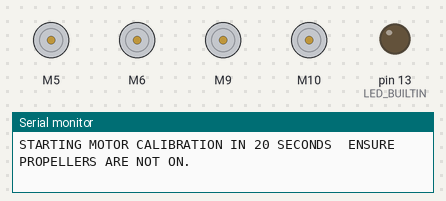
Recording of a sketch running on a simulated Arduino Uno, built with avr-gcc and run on an emulated ATmega328P. On the bench: 4 × DC motor (green arrow = forward, orange = backward, longer = faster), output pins drawn as LEDs (lit = HIGH), the last lines printed to the serial monitor.

Above: at 0.1 s.
At 23.1 s:
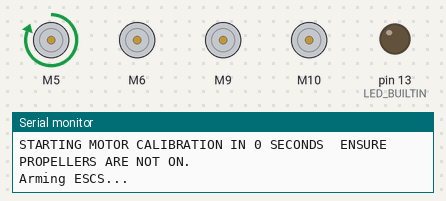
At 40.1 s:
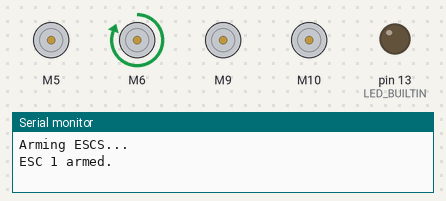
At 57.1 s:
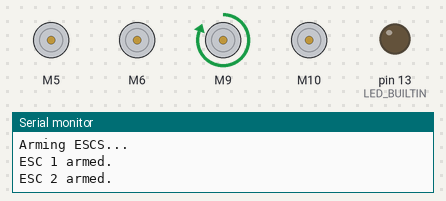
At 74.1 s:
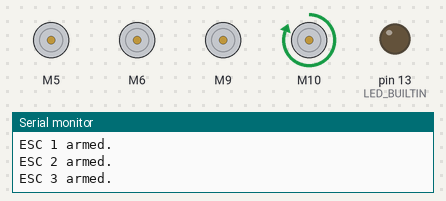
Timing chart, 0 to 83.5 s (numbered marks = the images above):
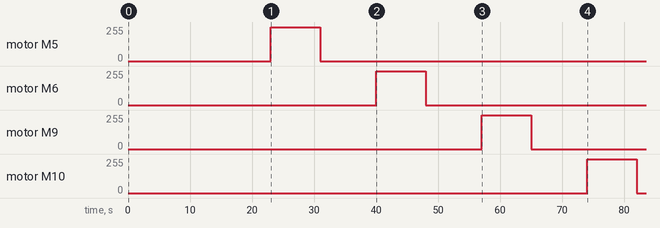

The sketch:

ESCMotorTest.ino
```cpp
#include "ESC.h"
#include "Wire.h"

/* ESC & MOTOR control vars */

#define MOTOR_1_PWM (5)
#define MOTOR_2_PWM (6)
#define MOTOR_3_PWM (9)
#define MOTOR_4_PWM (10)

int motorPins[] = { 5, 6, 9, 10 };

#define SPEED_MIN (1000)
#define SPEED_MAX (1800)
#define ESC_STOP (500)
#define MIN_ARM_TIME (500)

ESC m1_esc(MOTOR_1_PWM, SPEED_MIN, SPEED_MAX, MIN_ARM_TIME);
ESC m2_esc(MOTOR_2_PWM, SPEED_MIN, SPEED_MAX, MIN_ARM_TIME);
ESC m3_esc(MOTOR_3_PWM, SPEED_MIN, SPEED_MAX, MIN_ARM_TIME);
ESC m4_esc(MOTOR_4_PWM, SPEED_MIN, SPEED_MAX, MIN_ARM_TIME);


ESC motorESCs[] = { m1_esc, m2_esc, m3_esc, m4_esc };
int oESC;

// motor input values
float motor_one_speed, motor_two_speed, motor_three_speed, motor_four_speed;
#define MIN_THROTTLE (1180)
#define MAX_THROTTLE (1800)
#define MOTOR_CONSTANT (5)  // (7)
bool stopMotors = false;

/* Quadcopter Motor Layout

   (M4)   (Front-X)   (M1)
      \\            //
       \\   ----   //
         |        |
(Left-Y) |  (Z)   |   (Right)
         |        |
       //   ----   \\
      //            \\
   (M3)   (Back)   (M2)

   M1 - CCW
   M2 - CW
   M3 - CCW
   M4 - CW
*/

void setup() {
  Serial.begin(115200);
  /* Startup animation */
  pinMode(LED_BUILTIN, HIGH);
  Serial.println("STARTING MOTOR CALIBRATION IN 10 SECONDS. ENSURE PROPELLERS ARE NOT ON.");

  int countdown = 20;
  while (countdown >= 0) {
    Serial.print("STARTING MOTOR CALIBRATION IN "); Serial.print(countdown); Serial.print(" SECONDS");
    Serial.println("\tENSURE PROPELLERS ARE NOT ON.");
    delay(1000);
    countdown -= 1;
  }
  /* Motor setup */
  Serial.println(F("Arming ESCS..."));
  delay(2000);
  // m1_esc.arm();
  m1_esc.calib();
  m1_esc.speed(SPEED_MIN);
  Serial.println("ESC 1 armed.");
  delay(1000);
  // m2_esc.arm();
  m2_esc.calib();
  m2_esc.speed(SPEED_MIN);
  Serial.println("ESC 2 armed.");
  delay(1000);
  // m3_esc.arm();
  m3_esc.calib();
  m3_esc.speed(SPEED_MIN);
  Serial.println("ESC 3 armed.");
  delay(1000);
  // m4_esc.arm();
  m4_esc.calib();
  m4_esc.speed(SPEED_MIN);
  Serial.println("ESC 4 armed.");

  delay(5000);

  Serial.println("+++Running ESC test!+++");
  m1_esc.stop();
  m2_esc.stop();
  m3_esc.stop();
  m4_esc.stop();

  int escNum = sizeof(motorESCs) / sizeof(motorESCs[0]);

  // for (int pin = 0; pin < escNum; pin++) {

  //     Serial.print("Testing Pin: ");
  //     Serial.print(pin);

  //     for (oESC = SPEED_MIN; oESC <= SPEED_MAX; oESC += 1) {  // goes from 1000 microseconds to 2000 microseconds
  //         motorESCs[pin].speed(oESC);                                    // tell ESC to go to the oESC speed value
  //         delay(10);                                            // waits 10ms for the ESC to reach speed
  //     }

  //     delay(1000);

  //     for (oESC = SPEED_MAX; oESC >= SPEED_MIN; oESC -= 1) {  // goes from 2000 microseconds to 1000 microseconds
  //         motorESCs[pin].speed(oESC);                                    // tell ESC to go to the oESC speed value
  //         delay(10);                                            // waits 10ms for the ESC to reach speed
  //     }
  // }
  // /*  MOTOR 1  */

  // Serial.print("PWM M1 on Pin: ");
  // Serial.println(MOTOR_1_PWM);

  // for (oESC = SPEED_MIN; oESC <= SPEED_MAX; oESC += 1) {  // goes from 1000 microseconds to 2000 microseconds
  //   m1_esc.speed(oESC);                                   // tell ESC to go to the oESC speed value
  //   delay(10);                                            // waits 10ms for the ESC to reach speed
  // }

  // delay(1000);

  // for (oESC = SPEED_MAX; oESC >= SPEED_MIN; oESC -= 1) {  // goes from 2000 microseconds to 1000 microseconds
  //   m1_esc.speed(oESC);                                   // tell ESC to go to the oESC speed value
  //   delay(10);                                            // waits 10ms for the ESC to reach speed
  // }

  // /*  MOTOR 2  */
  // Serial.print("PWM M2 on Pin: ");
  // Serial.println(MOTOR_2_PWM);

  // for (oESC = SPEED_MIN; oESC <= SPEED_MAX; oESC += 1) {  // goes from 1000 microseconds to 2000 microseconds
  //   m2_esc.speed(oESC);                                   // tell ESC to go to the oESC speed value
  //   delay(10);                                            // waits 10ms for the ESC to reach speed
  // }

  // delay(1000);

  // for (oESC = SPEED_MAX; oESC >= SPEED_MIN; oESC -= 1) {  // goes from 2000 microseconds to 1000 microseconds
  //   m2_esc.speed(oESC);                                   // tell ESC to go to the oESC speed value
  //   delay(10);                                            // waits 10ms for the ESC to reach speed
  // }

  // /*  MOTOR 3  */
  // Serial.print("PWM M3 on Pin: ");
  // Serial.println(MOTOR_3_PWM);

  // for (oESC = SPEED_MIN; oESC <= SPEED_MAX; oESC += 1) {  // goes from 1000 microseconds to 2000 microseconds
  //   m3_esc.speed(oESC);                                   // tell ESC to go to the oESC speed value
  //   delay(10);                                            // waits 10ms for the ESC to reach speed
  // }

  // delay(1000);

  // for (oESC = SPEED_MAX; oESC >= SPEED_MIN; oESC -= 1) {  // goes from 2000 microseconds to 1000 microseconds
  //   m3_esc.speed(oESC);                                   // tell ESC to go to the oESC speed value
  //   delay(10);                                            // waits 10ms for the ESC to reach speed
  // }

  // delay(1000);

  // /* MOTOR 4  */
  // Serial.print("PWM M4 on Pin: ");
  // Serial.println(MOTOR_4_PWM);

  // for (oESC = SPEED_MIN; oESC <= SPEED_MAX; oESC += 1) {  // goes from 1000 microseconds to 2000 microseconds
  //   m4_esc.speed(oESC);                                   // tell ESC to go to the oESC speed value
  //   delay(10);                                            // waits 10ms for the ESC to reach speed
  // }

  // delay(1000);

  // for (oESC = SPEED_MAX; oESC >= SPEED_MIN; oESC -= 1) {  // goes from 2000 microseconds to 1000 microseconds
  //   m4_esc.speed(oESC);                                   // tell ESC to go to the oESC speed value
  //   delay(10);                                            // waits 10ms for the ESC to reach speed
  // }

  // Serial.println("+++Finished ESC test!+++");

}

void loop() {
}
```
